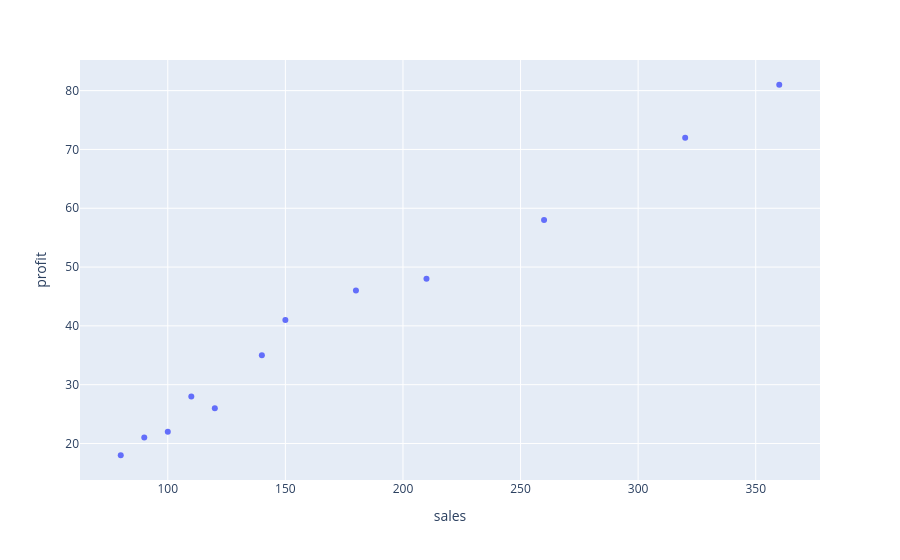

The notebook cell saved with this chart:
### Code cell
fig = px.scatter(
    product_df,
    x='sales',
    y='profit',
)

fig.show()

### Figure 1 — Plotly figure (JSON) as saved in the notebook; plotly's stock layout.template omitted (floating-point values rounded to 4 significant figures)
{"data": [{"hovertemplate": "sales=%{x}<br>profit=%{y}<extra></extra>", "legendgroup": "", "marker": {"color": "#636efa", "symbol": "circle"}, "mode": "markers", "name": "", "orientation": "v", "showlegend": false, "x": [320, 210, 150, 110, 260, 140, 90, 120, 180, 100, 360, 80], "xaxis": "x", "y": [72, 48, 41, 28, 58, 35, 21, 26, 46, 22, 81, 18], "yaxis": "y", "type": "scatter"}], "layout": {"xaxis": {"anchor": "y", "domain": [0.0, 1.0], "title": {"text": "sales"}}, "yaxis": {"anchor": "x", "domain": [0.0, 1.0], "title": {"text": "profit"}}, "legend": {"tracegroupgap": 0}, "margin": {"t": 60}}}
